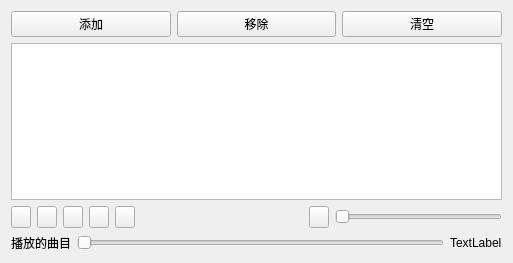
<?xml version="1.0" encoding="UTF-8"?>
<ui version="4.0">
 <class>MainWindow</class>
 <widget class="QMainWindow" name="MainWindow">
  <property name="geometry">
   <rect>
    <x>0</x>
    <y>0</y>
    <width>513</width>
    <height>263</height>
   </rect>
  </property>
  <property name="windowTitle">
   <string>MainWindow</string>
  </property>
  <widget class="QWidget" name="centralWidget">
   <layout class="QVBoxLayout" name="verticalLayout_2">
    <item>
     <layout class="QVBoxLayout" name="verticalLayout">
      <item>
       <layout class="QHBoxLayout" name="horizontalLayout">
        <item>
         <widget class="QPushButton" name="btnAdd">
          <property name="text">
           <string>添加</string>
          </property>
         </widget>
        </item>
        <item>
         <widget class="QPushButton" name="btnRemove">
          <property name="text">
           <string>移除</string>
          </property>
         </widget>
        </item>
        <item>
         <widget class="QPushButton" name="btnClear">
          <property name="text">
           <string>清空</string>
          </property>
         </widget>
        </item>
       </layout>
      </item>
      <item>
       <widget class="QListWidget" name="listWidget"/>
      </item>
      <item>
       <layout class="QHBoxLayout" name="horizontalLayout_4">
        <item>
         <layout class="QHBoxLayout" name="horizontalLayout_2">
          <item>
           <widget class="QPushButton" name="btnPlay">
            <property name="sizePolicy">
             <sizepolicy hsizetype="Preferred" vsizetype="Fixed">
              <horstretch>0</horstretch>
              <verstretch>0</verstretch>
             </sizepolicy>
            </property>
            <property name="maximumSize">
             <size>
              <width>20</width>
              <height>16777215</height>
             </size>
            </property>
            <property name="text">
             <string/>
            </property>
            <property name="icon">
             <iconset resource="img.qrc">
              <normaloff>:/img/images/620.bmp</normaloff>:/img/images/620.bmp</iconset>
            </property>
            <property name="autoDefault">
             <bool>false</bool>
            </property>
            <property name="default">
             <bool>false</bool>
            </property>
           </widget>
          </item>
          <item>
           <widget class="QPushButton" name="btnPause">
            <property name="sizePolicy">
             <sizepolicy hsizetype="Preferred" vsizetype="Fixed">
              <horstretch>0</horstretch>
              <verstretch>0</verstretch>
             </sizepolicy>
            </property>
            <property name="maximumSize">
             <size>
              <width>20</width>
              <height>16777215</height>
             </size>
            </property>
            <property name="text">
             <string/>
            </property>
            <property name="icon">
             <iconset resource="img.qrc">
              <normaloff>:/img/images/622.bmp</normaloff>:/img/images/622.bmp</iconset>
            </property>
           </widget>
          </item>
          <item>
           <widget class="QPushButton" name="btnStop">
            <property name="sizePolicy">
             <sizepolicy hsizetype="Preferred" vsizetype="Fixed">
              <horstretch>0</horstretch>
              <verstretch>0</verstretch>
             </sizepolicy>
            </property>
            <property name="maximumSize">
             <size>
              <width>20</width>
              <height>16777215</height>
             </size>
            </property>
            <property name="text">
             <string/>
            </property>
            <property name="icon">
             <iconset resource="img.qrc">
              <normaloff>:/img/images/624.bmp</normaloff>:/img/images/624.bmp</iconset>
            </property>
           </widget>
          </item>
          <item>
           <widget class="QPushButton" name="btnBack">
            <property name="sizePolicy">
             <sizepolicy hsizetype="Minimum" vsizetype="Preferred">
              <horstretch>0</horstretch>
              <verstretch>0</verstretch>
             </sizepolicy>
            </property>
            <property name="maximumSize">
             <size>
              <width>20</width>
              <height>16777215</height>
             </size>
            </property>
            <property name="text">
             <string/>
            </property>
            <property name="icon">
             <iconset resource="img.qrc">
              <normaloff>:/img/images/616.bmp</normaloff>:/img/images/616.bmp</iconset>
            </property>
           </widget>
          </item>
          <item>
           <widget class="QPushButton" name="btnFront">
            <property name="sizePolicy">
             <sizepolicy hsizetype="Minimum" vsizetype="Preferred">
              <horstretch>0</horstretch>
              <verstretch>0</verstretch>
             </sizepolicy>
            </property>
            <property name="maximumSize">
             <size>
              <width>20</width>
              <height>16777215</height>
             </size>
            </property>
            <property name="text">
             <string/>
            </property>
            <property name="icon">
             <iconset resource="img.qrc">
              <normaloff>:/img/images/630.bmp</normaloff>:/img/images/630.bmp</iconset>
            </property>
           </widget>
          </item>
         </layout>
        </item>
        <item>
         <layout class="QHBoxLayout" name="horizontalLayout_3">
          <item>
           <spacer name="horizontalSpacer">
            <property name="orientation">
             <enum>Qt::Horizontal</enum>
            </property>
            <property name="sizeHint" stdset="0">
             <size>
              <width>40</width>
              <height>20</height>
             </size>
            </property>
           </spacer>
          </item>
          <item>
           <widget class="QPushButton" name="pushButton_9">
            <property name="maximumSize">
             <size>
              <width>20</width>
              <height>16777215</height>
             </size>
            </property>
            <property name="text">
             <string/>
            </property>
            <property name="icon">
             <iconset resource="img.qrc">
              <normaloff>:/img/images/632.bmp</normaloff>:/img/images/632.bmp</iconset>
            </property>
           </widget>
          </item>
          <item>
           <widget class="QSlider" name="hSliderVolume">
            <property name="orientation">
             <enum>Qt::Horizontal</enum>
            </property>
           </widget>
          </item>
         </layout>
        </item>
       </layout>
      </item>
      <item>
       <layout class="QHBoxLayout" name="horizontalLayout_5">
        <item>
         <widget class="QLabel" name="labelInfo">
          <property name="text">
           <string>播放的曲目</string>
          </property>
         </widget>
        </item>
        <item>
         <widget class="QSlider" name="hSliderPlayStatus">
          <property name="orientation">
           <enum>Qt::Horizontal</enum>
          </property>
         </widget>
        </item>
        <item>
         <widget class="QLabel" name="labelStatus">
          <property name="text">
           <string>TextLabel</string>
          </property>
         </widget>
        </item>
       </layout>
      </item>
     </layout>
    </item>
   </layout>
  </widget>
  <widget class="QMenuBar" name="menuBar">
   <property name="geometry">
    <rect>
     <x>0</x>
     <y>0</y>
     <width>513</width>
     <height>28</height>
    </rect>
   </property>
  </widget>
 </widget>
 <layoutdefault spacing="6" margin="11"/>
 <resources>
  <include location="img.qrc"/>
 </resources>
 <connections/>
</ui>
